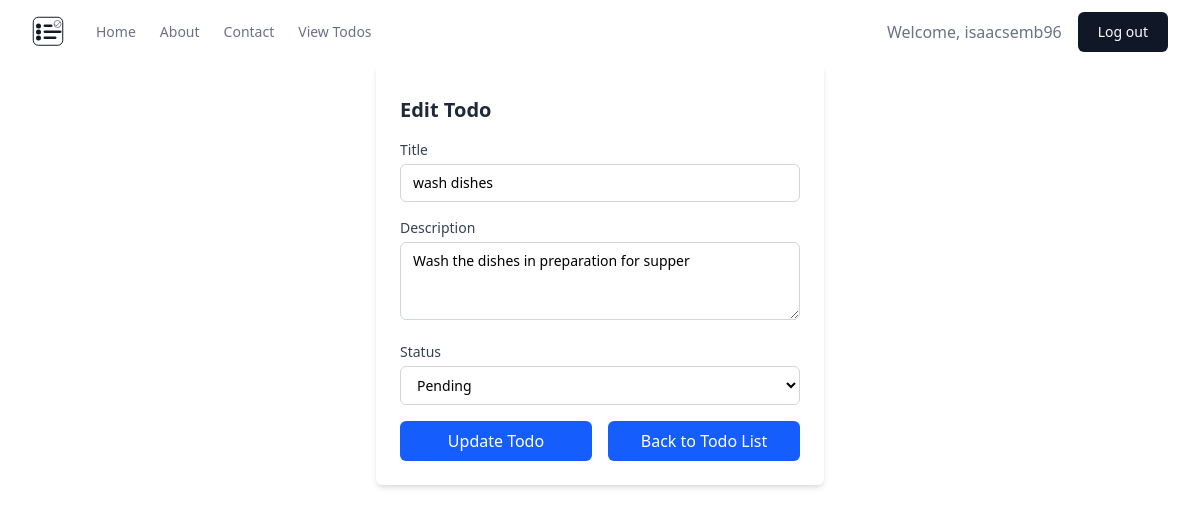
The app's page /todos/edit-todo/2/ (signed in) with its own data.
### todos/models.py (models this page shows, shortened)
class Todo(models.Model):
    STATUS_CHOICES = [
        ("pending", "Pending"),
        ("in_progress", "In Progress"),
        ("completed", "Completed"),
    ]
    title = models.CharField(max_length=200)
    description = models.TextField(max_length=500, blank=True)
    status = models.CharField(max_length=20, choices=STATUS_CHOICES, default="pending")
    created_at = models.DateTimeField(auto_now_add=True)
    updated_at = models.DateTimeField(auto_now=True)
    user = models.ForeignKey(User, on_delete=models.CASCADE)
    class Meta:
        ordering = ["-created_at"]  # descending
        verbose_name = "Todo Item"  # Singular
        verbose_name_plural = "Todo Items"  # Plural
        db_table = "todos"
        constraints = [
            models.UniqueConstraint(
                fields=["title", "user"], name="unique_title_per_user"
            ),
            models.UniqueConstraint(
                fields=["description", "user"], name="unique_desc_per_user"
            ),
        ]
        indexes = [
            models.Index(fields=["status"]),  # Makes filtering by status faster
        ]

### todos/views.py (the view, shortened to what this page needs)
# urls.py: path('edit-todo/<int:todo_id>/', views.update_todo, name='edit_todo'),
def update_todo(request, todo_id):
    todo_status = Todo.STATUS_CHOICES
    if request.method == 'GET':
        todo = Todo.objects.get(id=todo_id)
        return render(request, "todos/add_todo.html", {
            'todo_status': todo_status,
            'todo': todo  # Pass todo object to populate form
        })

### todos/templates/todos/add_todo.html (shortened to what this page needs)
{% extends 'website/base.html' %}
{% block content %}
{% if todo %}
  {% url 'todos:edit_todo' todo.id as form_action %}
{% else %}
  {% url 'todos:add_todo' as form_action %}
{% endif %}
<form method='POST' action="{{ form_action }}" class=" mx-auto pt-8 bg-white shadow-md rounded-md p-6 w-full max-w-md space-y-4">
  <h2 class="text-xl font-semibold text-gray-800">{% if todo %}Edit Todo{% else %}Add a Todo{% endif %}</h2>
    <div>
      <label for="title" class="block text-sm font-medium text-gray-700">Title</label>
      <input type="text" id="title" name="title" required
      value="{% if todo %}{{ todo.title }}{% endif %}"
      class="mt-1 w-full border border-gray-300 rounded-md px-3 py-2 text-sm focus:outline-none focus:ring-2 focus:ring-blue-500 focus:border-blue-500" />
    </div>
    <div>
      <label for="description" class="block text-sm font-medium text-gray-700">Description</label>
      <textarea id="description" name="description" rows="3"
        class="mt-1 w-full border border-gray-300 rounded-md px-3 py-2 text-sm focus:outline-none focus:ring-2 focus:ring-blue-500 focus:border-blue-500">{% if todo %}{{ todo.description }}{% endif %}</textarea>
    </div>
    <div>
      <label for="status" class="block text-sm font-medium text-gray-700">Status</label>
      <select id="status" name="status"
        class="mt-1 w-full border border-gray-300 rounded-md px-3 py-2 text-sm bg-white focus:outline-none focus:ring-2 focus:ring-blue-500 focus:border-blue-500">
        {% for status_option in todo_status  %}
        <option value="{{ status_option.0 }}" {% if todo and todo.status == status_option.0 %}selected{% endif %}>{{ status_option.1 }}</option>
        {% endfor %}
      </select>
    </div>
    <div class="flex justify-center gap-4">
    <button type="submit"
          class="w-full text-center p-4 bg-blue-600 hover:bg-blue-700 text-white font-medium py-2 rounded-md transition"
          >
      {% if todo %}Update Todo{% else %}Create Todo{% endif %}
    </button>
    <a
    class="w-full text-center p-4 bg-blue-600 hover:bg-blue-700 text-white font-medium py-2 rounded-md transition"
    href="{% url 'todos:todo_list_html' %}">
          Back to Todo List
    </a>
    </div>
  </form>
{% endblock %}

### website/templates/website/base.html (shortened to what this page needs)
{% load static %}
<!DOCTYPE html>
<html lang="en">
  <head>
    <link rel="icon" href={% static 'website/images/favicon.ico' %}> <link
    rel="stylesheet" href={% static 'website/css/styles.css' %}>
    <script src="https://cdn.jsdelivr.net/npm/@tailwindcss/browser@4"></script>
  </head>
  <body>
    <header class="bg-white">
      <div
        class="mx-auto flex h-16 max-w-7xl items-center gap-8 px-4 sm:px-6 lg:px-8"
      >
        <a class="block text-gray-900" href="{% url 'website:home' %}">
          <div class="h-8 w-8">{% include 'website/logo.html' %}</div>
        </a>
        <div class="flex flex-1 items-center justify-end md:justify-between">
          <nav aria-label="Global" class="hidden md:block">
            <ul class="flex items-center gap-6 text-sm">
              <li>
                <a
                  class="{% if request.resolver_match.url_name == 'home' %}text-gray-900{% else %}text-gray-500{% endif %} transition hover:text-gray-500/75"
                  href="{% url 'website:home' %}"
                >
                  Home
                </a>
              </li>
              <li>
                <a
                  class="{% if request.resolver_match.url_name == 'about' %}text-gray-900{% else %}text-gray-500{% endif %} transition hover:text-gray-500/75"
                  href="{% url 'website:about' %}"
                  >About</a
                >
              </li>
              <li>
                <a
                  class="{% if request.resolver_match.url_name == 'contact' %}text-gray-900{% else %}text-gray-500{% endif %} transition hover:text-gray-500/75"
                  href="{% url 'website:contact' %}"
                >
                  Contact
                </a>
              </li>
              {% if user.is_authenticated %}
              <li>
                <a
                  class="{% if request.resolver_match.url_name == 'todo_list_html' %}text-gray-900{% else %}text-gray-500{% endif %} transition hover:text-gray-500/75"
                  href="{% url 'todos:todo_list_html' %}"
                >
                  View Todos
                </a>
              </li>
              {% endif %}
            </ul>
          </nav>
          <div class="flex items-center gap-4">
            {% if not user.is_authenticated %}
            <div class="sm:flex sm:gap-4">
              <a
                class="block rounded-md bg-gray-900 px-5 py-2.5 text-sm font-medium text-white transition hover:bg-gray-800"
                href="{% url 'website:login' %}"
              >
                Login
              </a>
            </div>
            {% else %}
            <div class="sm:flex sm:gap-4 items-center">
              <span class="text-gray-500">Welcome, {{ user.username }}</span>
              <a
                class="block rounded-md bg-gray-900 px-5 py-2.5 text-sm font-medium text-white transition hover:bg-gray-800"
                href="{% url 'website:logout' %}"
              >
                Log out
              </a>
            </div>
            {% endif %}
          </div>
        </div>
      </div>
    </header>
    <main class="min-h-screen">{% block content %}{% endblock %}</main>
  </body>
</html>

### website/static/website/css/styles.css (style rules this page uses)
html { box-sizing: border-box; }
*, *::before, *::after { box-sizing: inherit; }

### records on screen
Todo: title "wash dishes", description "Wash the dishes in preparation for supper", status "Pending"

### other values on screen
{{ user.username }} "isaacsemb96"
